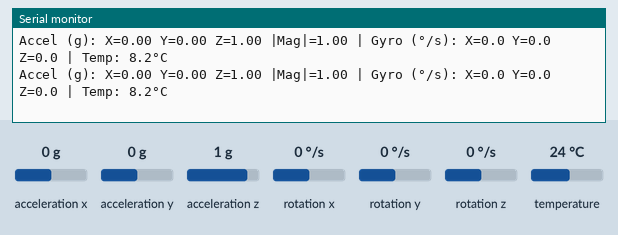
Simulated run of this sketch. Board: ESP32. Parts: the last lines printed to the serial monitor. Wiring (inferred from the names in the program): MPU-9250 motion sensor at I2C address 0x68. The inputs (shaded band) are chosen by the test bench; at power-on: rotation x 0 °/s, acceleration x 0 g, acceleration y 0 g, acceleration z 1 g, rotation y 0 °/s, rotation z 0 °/s, temperature 24 °C.

Above: at 2.8 s.
2.9 s: rotation x set to 100 °/s
At 2.97 s:
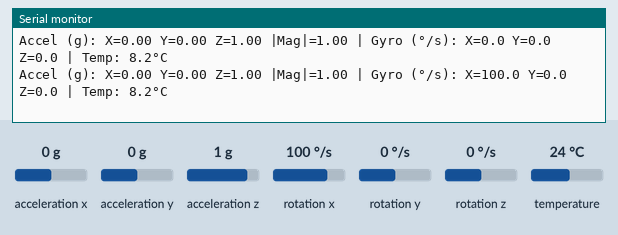
5.9 s: acceleration x set to -1.4 g
At 5.9 s:
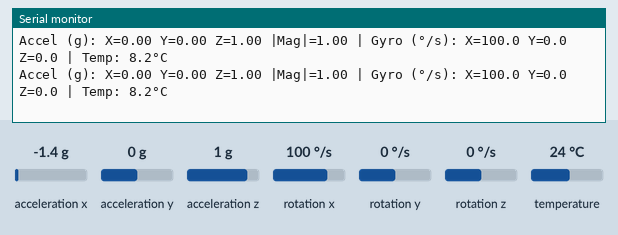
7.4 s: acceleration y set to -1.4 g
At 7.47 s:
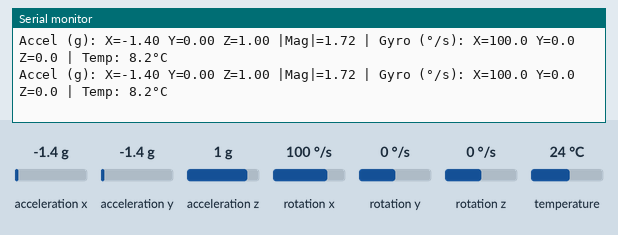
8.9 s: acceleration z set to -1.4 g
At 8.94 s:
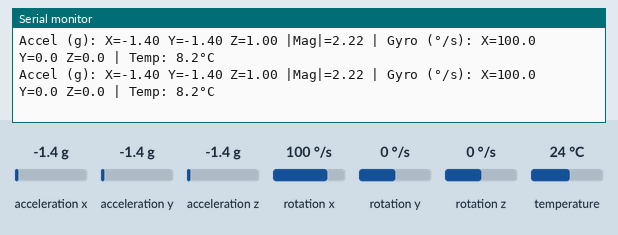
10.4 s: rotation y set to -192 °/s
At 10.41 s:
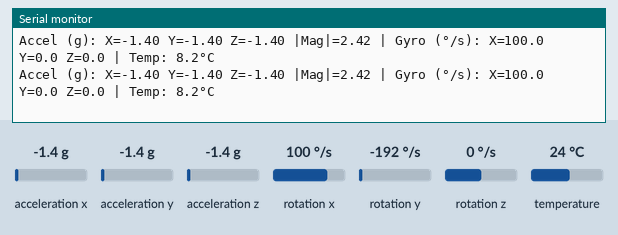
Timing chart, 0 to 12.9 s (numbered marks = the images above; inputs shaded):
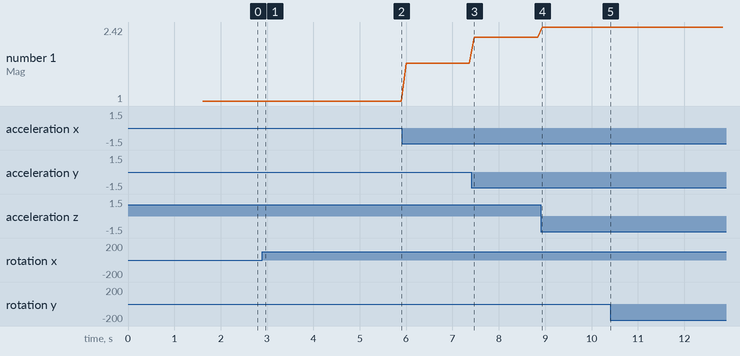

Measured:
- after the input at 2.9 s, the serial monitor: prints a new line after 0.07 s (image 1)
- plotted number 1: 1 → 1.72 after the input at 5.9 s, 1.72 → 2.22 after the input at 7.4 s, 2.22 → 2.42 after the input at 8.9 s

The sketch:

mpu6500-test.ino
```cpp
// ========================================
// MPU6500 Working Test - CONFIRMED WORKING
// ========================================
// Address: 0x68
// SDA: GPIO6, SCL: GPIO7

#include <Wire.h>

#define MPU6500_ADDR 0x68
#define SDA_PIN 8
#define SCL_PIN 9

int16_t ax, ay, az;
int16_t gx, gy, gz;
int16_t temp;

void setup() {
  Serial.begin(115200);
  delay(1000);

  Serial.println("\n=== MPU6500 Test ===");

  // CRITICAL: Specify the I2C pins!
  Wire.begin(SDA_PIN, SCL_PIN);

  // Wake up MPU6500
  Wire.beginTransmission(MPU6500_ADDR);
  Wire.write(0x6B);  // PWR_MGMT_1 register
  Wire.write(0);     // Wake up
  Wire.endTransmission(true);

  delay(100);

  // Configure accelerometer (±8g range)
  Wire.beginTransmission(MPU6500_ADDR);
  Wire.write(0x1C);  // ACCEL_CONFIG register
  Wire.write(0x10);  // ±8g range (AFS_SEL=2)
  Wire.endTransmission(true);

  // Configure gyroscope (±500°/s range)
  Wire.beginTransmission(MPU6500_ADDR);
  Wire.write(0x1B);  // GYRO_CONFIG register
  Wire.write(0x08);  // ±500°/s range (FS_SEL=1)
  Wire.endTransmission(true);

  // Verify WHO_AM_I
  Wire.beginTransmission(MPU6500_ADDR);
  Wire.write(0x75);
  Wire.endTransmission(false);
  Wire.requestFrom(MPU6500_ADDR, 1, true);
  byte whoAmI = Wire.read();

  Serial.print("WHO_AM_I: 0x");
  Serial.println(whoAmI, HEX);

  if (whoAmI == 0x70) {
    Serial.println("✓ MPU6500 initialized successfully!");
  } else {
    Serial.println("⚠ Unexpected WHO_AM_I value");
  }

  Serial.println("\nAccel range: ±8g");
  Serial.println("Gyro range: ±500°/s");
  Serial.println("\nReading data...\n");
  delay(500);
}

void loop() {
  // Read accelerometer (6 bytes)
  Wire.beginTransmission(MPU6500_ADDR);
  Wire.write(0x3B);  // ACCEL_XOUT_H
  Wire.endTransmission(false);
  Wire.requestFrom(MPU6500_ADDR, 6, true);

  ax = (Wire.read() << 8) | Wire.read();
  ay = (Wire.read() << 8) | Wire.read();
  az = (Wire.read() << 8) | Wire.read();

  // Read temperature (2 bytes)
  Wire.beginTransmission(MPU6500_ADDR);
  Wire.write(0x41);  // TEMP_OUT_H
  Wire.endTransmission(false);
  Wire.requestFrom(MPU6500_ADDR, 2, true);

  temp = (Wire.read() << 8) | Wire.read();

  // Read gyroscope (6 bytes)
  Wire.beginTransmission(MPU6500_ADDR);
  Wire.write(0x43);  // GYRO_XOUT_H
  Wire.endTransmission(false);
  Wire.requestFrom(MPU6500_ADDR, 6, true);

  gx = (Wire.read() << 8) | Wire.read();
  gy = (Wire.read() << 8) | Wire.read();
  gz = (Wire.read() << 8) | Wire.read();

  // Convert to physical units
  // Accel: ±8g range → 4096 LSB/g
  float ax_g = ax / 4096.0;
  float ay_g = ay / 4096.0;
  float az_g = az / 4096.0;

  // Gyro: ±500°/s range → 65.5 LSB/(°/s)
  float gx_dps = gx / 65.5;
  float gy_dps = gy / 65.5;
  float gz_dps = gz / 65.5;

  // Temp: (TEMP_OUT - RoomTemp_Offset)/Temp_Sensitivity + 21°C
  float temperature = (temp / 333.87) + 21.0;

  // Calculate total acceleration magnitude
  float accel_magnitude = sqrt(ax_g*ax_g + ay_g*ay_g + az_g*az_g);

  // Print data
  Serial.print("Accel (g): ");
  Serial.print("X="); Serial.print(ax_g, 2);
  Serial.print(" Y="); Serial.print(ay_g, 2);
  Serial.print(" Z="); Serial.print(az_g, 2);
  Serial.print(" |Mag|="); Serial.print(accel_magnitude, 2);

  Serial.print(" | Gyro (°/s): ");
  Serial.print("X="); Serial.print(gx_dps, 1);
  Serial.print(" Y="); Serial.print(gy_dps, 1);
  Serial.print(" Z="); Serial.print(gz_dps, 1);

  Serial.print(" | Temp: ");
  Serial.print(temperature, 1);
  Serial.println("°C");

  delay(100);  // 10Hz update rate
}
```
